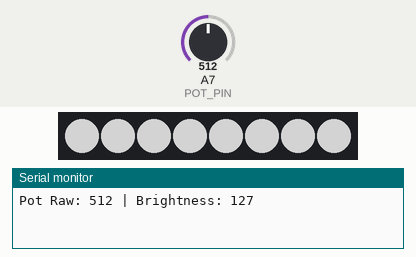
This sketch was run on a simulated Arduino Nano, built with avr-gcc and run on an emulated ATmega328P. Shown: 8 RGB LEDs in strip order, left to right, the last lines printed to the serial monitor. Inputs (shaded band) come from the test bench; at power-on: A7 (POT_PIN) = 512. Dim RGB values are drawn brighter than linear.

Above: at 1.2 s.
1.3 s: A7 (POT_PIN) set to 0
At 2.5 s:
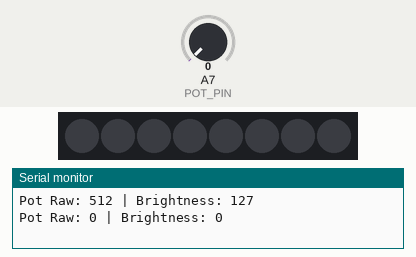
2.8 s: A7 (POT_PIN) set to 122
At 3.3 s:
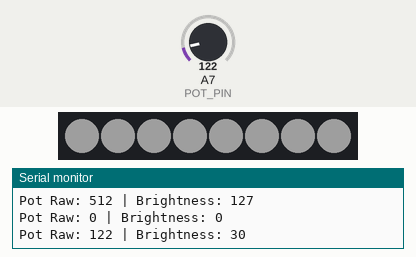
4.3 s: A7 (POT_PIN) set to 306
At 5.7 s:
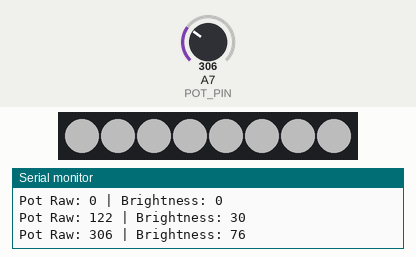
Timing chart, 0 to 7.3 s (numbered marks = the images above; inputs shaded):
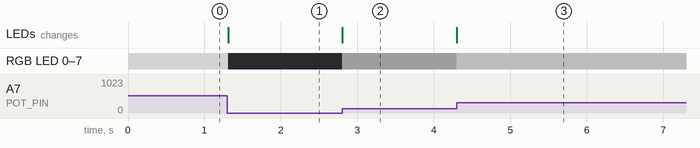

Measured:
- after the input at 1.3 s, RGB LED 0–7: RGB(127, 127, 127) → off at once; the LEDs: change at once (image 1)
- after the input at 2.8 s, RGB LED 0–7: off → RGB(30, 30, 30) at once; the LEDs: change at once (image 2)
- after the input at 4.3 s, RGB LED 0–7: RGB(30, 30, 30) → RGB(76, 76, 76) at once; the LEDs: change at once (image 3)

The sketch:

Practical_10.ino
```cpp
#include <Adafruit_NeoPixel.h>

#define LED_PIN 11
#define NUM_LEDS 8
#define POT_PIN A7

Adafruit_NeoPixel strip(NUM_LEDS, LED_PIN, NEO_GRB + NEO_KHZ800);

int lastBrightness = -1;
const int THRESHOLD = 3;

void setup()
{
  Serial.begin(9600);
  strip.begin();
  strip.clear();
  strip.show();
}

void loop()
{
  // Potentiometer Read
  int potValue = analogRead(POT_PIN);

  // 0-1023 ko 0-255 me convert karo
  int brightness = map(potValue, 0, 1023, 0, 255);

  strip.setBrightness(brightness);

  // Sab LEDs White
  for (int i = 0; i < NUM_LEDS; i++)
  {
    strip.setPixelColor(i, strip.Color(255, 255, 255));
  }

  strip.show();

  // Sirf tab print karo jab brightness meaningfully change ho
  if (abs(brightness - lastBrightness) > THRESHOLD)
  {
    Serial.print("Pot Raw: ");
    Serial.print(potValue);
    Serial.print(" | Brightness: ");
    Serial.println(brightness);

    lastBrightness = brightness;
  }

  delay(10);
}
```
